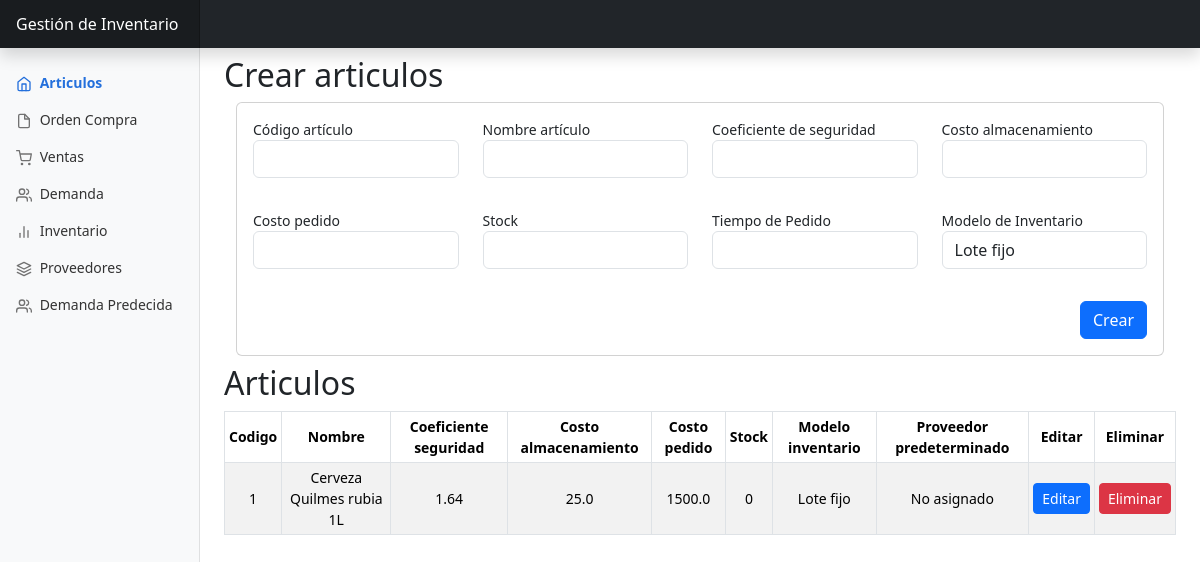
Page /articulos/ on the committed database.
### app/models.py (models this page shows, shortened)
class Articulo(db.Model):
    __tablename__ = 'articulo'
    id = db.Column(db.Integer, primary_key=True)
    codigo_articulo = db.Column(db.Integer, unique=True, nullable=False)
    nombre_articulo = db.Column(db.String(100), nullable=False)
    coeficiente_seguridad = db.Column(db.Float, nullable=False)
    costo_almacenamiento = db.Column(db.Float, nullable=False)
    costo_de_pedido = db.Column(db.Float, nullable=False)
    stock = db.Column(db.Integer, nullable=False)
    tiempo_de_pedido = db.Column(db.Integer)
    modelo_inventario_id = db.Column(db.Integer, db.ForeignKey('modelo_inventario.id'), nullable=False)
    detalle_proveedor_predeterminado_id = db.Column(db.Integer, db.ForeignKey('detalle_proveedor.id'))
    detalle_proveedor_predeterminado = db.relationship('DetalleProveedor', foreign_keys=[detalle_proveedor_predeterminado_id], backref='articulo_predeterminado', uselist=False)
    detalles_proveedor = db.relationship('DetalleProveedor', backref='articulo', foreign_keys='DetalleProveedor.articulo_id')
    ordenes_compra = db.relationship ('OrdenCompra',backref='articulo',lazy='dynamic')

class ModeloInventario(db.Model):
    __tablename__ = 'modelo_inventario'
    id = db.Column(db.Integer, primary_key=True)
    nombre = db.Column(db.String(100), nullable=False)
    articulos=db.relationship('Articulo', lazy='dynamic',backref='modelo_inventario')

### app/views/articulos.py (the view, shortened to what this page needs)
@bp.route('/', methods=['GET', 'POST'])
def get_articulos():
    form_articulo_crear = ArticuloFormCrear()
    form_articulos_editar= ArticuloFormEditar()
    form_articulo_crear.modelo_inventario_id.choices = [(m.id, m.nombre) for m in ModeloInventario.query.all()]
    if form_articulo_crear.errors:
        flash(f'Errores en el formulario: {form_articulo_crear.errors}', 'danger')
        print("Errores del formulario:", form_articulo_crear.errors)
    articulos = Articulo.query.all()
    return render_template('articulos/index.html', articulos=articulos, form_articulo_crear=form_articulo_crear,form_articulos_editar=form_articulos_editar)

### app/forms.py
class ArticuloFormCrear(FlaskForm):
    codigo_articulo = IntegerField('Código artículo', validators=[DataRequired(), NumberRange(min=1)])
    nombre_articulo = StringField('Nombre artículo', validators=[DataRequired()])
    coeficiente_seguridad = FloatField('Coeficiente de seguridad', validators=[DataRequired(), NumberRange(min=0)])
    costo_almacenamiento = FloatField('Costo almacenamiento', validators=[DataRequired(), NumberRange(min=0)])
    costo_de_pedido = FloatField('Costo pedido', validators=[DataRequired(), NumberRange(min=0)])
    stock = IntegerField('Stock', validators=[NumberRange(min=0)])
    tiempo_de_pedido = IntegerField('Tiempo de Pedido', validators=[NumberRange(min=0)])
    modelo_inventario_id = SelectField('Modelo de Inventario', coerce=int, validators=[DataRequired()])
    submit = SubmitField('Crear')

class ArticuloFormEditar(FlaskForm):
    codigo_articulo = IntegerField('Código artículo', validators=[DataRequired(), NumberRange(min=1)])
    nombre_articulo = StringField('Nombre artículo', validators=[DataRequired()])
    coeficiente_seguridad = FloatField('Coeficiente de seguridad', validators=[DataRequired(), NumberRange(min=0)])
    costo_almacenamiento = FloatField('Costo almacenamiento', validators=[DataRequired(), NumberRange(min=0)])
    costo_de_pedido = FloatField('Costo pedido', validators=[DataRequired(), NumberRange(min=0)])
    stock = IntegerField('Stock', validators=[NumberRange(min=0)])
    tiempo_de_pedido = IntegerField('Tiempo de Pedido', validators=[NumberRange(min=0)])
    modelo_inventario_id = SelectField('Modelo de Inventario', coerce=int, validators=[DataRequired()])
    detalle_proveedor_predeterminado_id=SelectField('Proveedor predeterminado', coerce=int, validators=[DataRequired()])
    submit = SubmitField('Crear')

### app/templates/articulos/index.html (shortened to what this page needs)
{% extends 'base.html' %}
{% block body %}
<h2 class="mt-2">Crear articulos</h2>
<div class="container">
  <div class="card">
      <div class="card-body">
        <form method="POST">
          <div class="row mb-3">
            <div class="col">
              <label>{{ form_articulo_crear.codigo_articulo.label }}</label>
              {{ form_articulo_crear.codigo_articulo(class="form-control mb-3") }}
            </div>
            <div class="col">
              <label>{{ form_articulo_crear.nombre_articulo.label }}</label>
              {{ form_articulo_crear.nombre_articulo(class="form-control mb-3") }}
            </div>
            <div class="col">
              <label>{{ form_articulo_crear.coeficiente_seguridad.label }}</label>
              {{ form_articulo_crear.coeficiente_seguridad(class="form-control mb-3") }}
            </div>
            <div class="col">
              <label>{{ form_articulo_crear.costo_almacenamiento.label }}</label>
              {{ form_articulo_crear.costo_almacenamiento(class="form-control mb-3") }}
            </div>
          </div>
          <div class="row mb-3">
            <div class="col">
              <label>{{ form_articulo_crear.costo_de_pedido.label }}</label>
              {{ form_articulo_crear.costo_de_pedido(class="form-control mb-3") }}
            </div>
            <div class="col">
              <label>{{ form_articulo_crear.stock.label }}</label>
              {{ form_articulo_crear.stock(class="form-control mb-3") }}
            </div>
            <div class="col">
              <label>{{ form_articulo_crear.tiempo_de_pedido.label }}</label>
              {{ form_articulo_crear.tiempo_de_pedido(class="form-control mb-3") }}
            </div>
            <div class="col">
              <label>{{ form_articulo_crear.modelo_inventario_id.label }}</label>
              {{ form_articulo_crear.modelo_inventario_id(class="form-control mb-3") }}
            </div>
          </div>
          <div class="col d-flex justify-content-end">
            {{ form_articulo_crear.submit(class="btn btn-primary") }}
          </div>
        </form>
      </div>
  </div>
</div>
<h2 class="mt-2">Articulos</h2>
<div class="table-responsive">
  <table class="table table-striped table-sm table-bordered">
    <thead>
      <tr>
        <th scope="col" class="text-center align-middle">Codigo</th>
        <th scope="col" class="text-center align-middle">Nombre</th>
        <th scope="col" class="text-center align-middle">Coeficiente seguridad</th>
        <th scope="col" class="text-center align-middle">Costo almacenamiento</th>
        <th scope="col" class="text-center align-middle">Costo pedido</th>
        <th scope="col" class="text-center align-middle">Stock</th>
        <th scope="col" class="text-center align-middle">Modelo inventario</th>
        <th scope="col" class="text-center align-middle">Proveedor predeterminado</th>
        <th scope="col" class="text-center align-middle">Editar</th>
        <th scope="col" class="text-center align-middle">Eliminar</th>
      </tr>
    </thead>
    <tbody>
      {% for articulo in articulos %}
      <tr>
        <td class="text-center align-middle">{{articulo.codigo_articulo}}</td>
        <td class="text-center align-middle">{{articulo.nombre_articulo}}</td>
        <td class="text-center align-middle">{{articulo.coeficiente_seguridad}}</td>
        <td class="text-center align-middle">{{articulo.costo_almacenamiento}}</td>
        <td class="text-center align-middle">{{articulo.costo_de_pedido}}</td>
        <td class="text-center align-middle">{{articulo.stock}}</td>
        <td class="text-center align-middle">{{articulo.modelo_inventario.nombre}}</td>
        <td class="text-center align-middle">
          {% if articulo.detalle_proveedor_predeterminado %}
              {{ articulo.detalle_proveedor_predeterminado.proveedor.nombre }}
          {% else %}
              No asignado
          {% endif %}
        </td>
        <td class="text-center align-middle"> <a class="btn btn-primary btn-sm" href="{{ url_for('articulos.edit', id=articulo.id) }}">Editar</a></td>
        <td class="text-center align-middle"><button class="btn btn-danger btn-sm" id="btn-edit{{articulo.id}}" data-bs-toggle="modal" data-bs-target="#modalEliminar{{articulo.id}}">Eliminar</button></td>
      </tr>
      {% endfor %}
    </tbody>
  </table>
</div>
{% endblock %}

### app/templates/base.html (shortened to what this page needs)
<!DOCTYPE html>
<html lang="en">
<head>
    <link href="https://cdn.jsdelivr.net/npm/bootstrap@5.2.3/dist/css/bootstrap.min.css" rel="stylesheet">
    <link href="{{ url_for('static', filename='css/bootstrap.min.css') }}" rel="stylesheet">
    <link href="{{ url_for('static', filename='css/dashboard.css') }}" rel="stylesheet">
</head>
<body>
    <header class="navbar navbar-dark sticky-top bg-dark flex-md-nowrap p-0 shadow">
        <a class="navbar-brand col-md-3 col-lg-2 me-0 px-3" href="#">Gestión de Inventario</a>
      </header>
      <div class="container-fluid">
        <div class="row">
          <nav id="sidebarMenu" class="col-md-3 col-lg-2 d-md-block bg-light sidebar collapse">
            <div class="position-sticky pt-3">
              <ul class="nav flex-column">
                <li class="nav-item">
                  <a class="nav-link {% if request.path == url_for('articulos.get_articulos') %}active{% endif %}" aria-current="page"href="http://127.0.0.1:5000/articulos/">
                    <span data-feather="home"></span>
                    Articulos
                  </a>
                </li>
                <li class="nav-item">
                  <a class="nav-link {% if request.path == url_for('ordenCompra.get_ordenes_compra') %}active{% endif %}" href="http://127.0.0.1:5000/ordenCompra/">
                    <span data-feather="file"></span>
                    Orden Compra
                  </a>
                </li>
                <li class="nav-item">
                  <a class="nav-link {% if request.path == url_for('ventas.get_ventas') %}active{% endif %}"href="http://127.0.0.1:5000/ventas/">
                    <span data-feather="shopping-cart"></span>
                    Ventas
                  </a>
                </li>
                <li class="nav-item">
                  <a class="nav-link {% if request.path == url_for('demanda.get_demanda') %}active{% endif %}"href="http://127.0.0.1:5000/demanda/">
                    <span data-feather="users"></span>
                    Demanda
                  </a>
                </li>
                <li class="nav-item">
                  <a class="nav-link {% if request.path == url_for('inventario.articulos_a_reponer_bajo_stock') %}active{% endif %}" href="http://127.0.0.1:5000/inventario/">
                    <span data-feather="bar-chart-2"></span>
                    Inventario
                  </a>
                </li>
                <li class="nav-item">
                  <a class="nav-link {% if request.path == url_for('proveedores.index') %}active{% endif %}" href="http://127.0.0.1:5000/proveedores/">
                    <span data-feather="layers"></span>
                    Proveedores
                  </a>
                  <li class="nav-item">
                    <a class="nav-link {% if request.path == url_for('demanda_predecida.index') %}active{% endif %}" href="http://127.0.0.1:5000/demanda_predecida/">
                      <span data-feather="users"></span>
                      Demanda Predecida
                    </a>
                </li>
              </ul>
            </div>
          </nav>
          <main class="col-md-9 ms-sm-auto col-lg-10 px-md-4">
            {% block body %}{% endblock %}
          </main>
        </div>
      </div>
</body>
</html>

### app/static/css/dashboard.css (style rules this page uses)
body { font-size: .875rem; }
.feather { width: 16px; height: 16px; vertical-align: text-bottom; }
.sidebar { position: fixed; top: 0; bottom: 0; left: 0; z-index: 100; padding: 48px 0 0; box-shadow: inset -1px 0 0 rgba(0, 0, 0, .1); }
.sidebar .nav-link { font-weight: 500; color: #333; }
.sidebar .nav-link .feather { margin-right: 4px; color: #727272; }
.sidebar .nav-link.active { color: #2470dc; font-weight: bold; }
.sidebar .nav-link:hover .feather, .sidebar .nav-link.active .feather { color: inherit; }
.navbar-brand { padding-top: .75rem; padding-bottom: .75rem; font-size: 1rem; background-color: rgba(0, 0, 0, .25); box-shadow: inset -1px 0 0 rgba(0, 0, 0, .25); }

### rows in the picture
Articulo: codigo_articulo "1", nombre_articulo "Cerveza Quilmes rubia 1L", coeficiente_seguridad "1.64", costo_almacenamiento "25.0", costo_de_pedido "1500.0", stock "0", modelo_inventario.nombre "Lote fijo"
